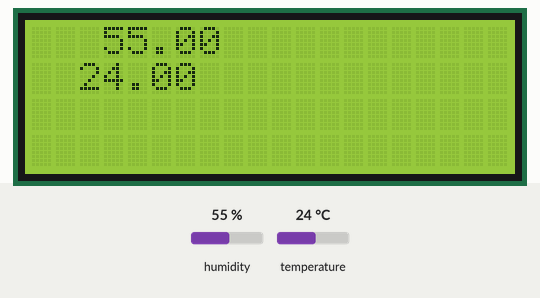
A sketch run on a simulated Arduino Uno, built with avr-gcc and run on an emulated ATmega328P. On the bench: 20×4 character LCD. Inputs (shaded band) come from the test bench; at power-on: humidity 55 %, temperature 24 °C. What the sketch prints to the serial monitor is not drawn.

Above: at 2.7 s.
2.8 s: humidity set to 22 %
At 7.1 s:
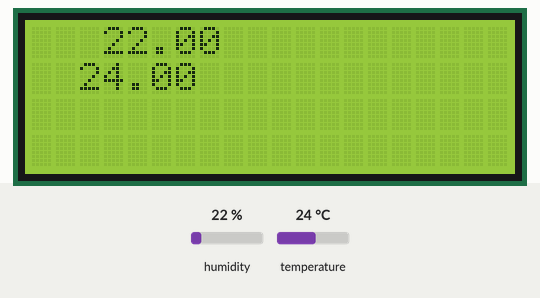
13.3 s: temperature set to 12 °C
At 18.3 s:
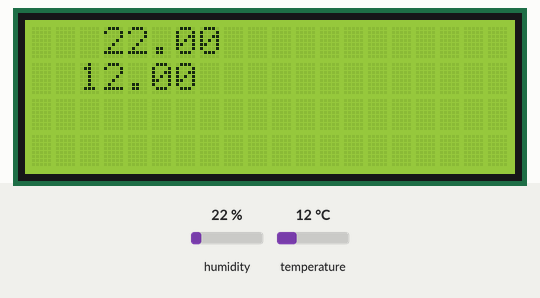
23.7 s: humidity set to 40 %
At 28.3 s:
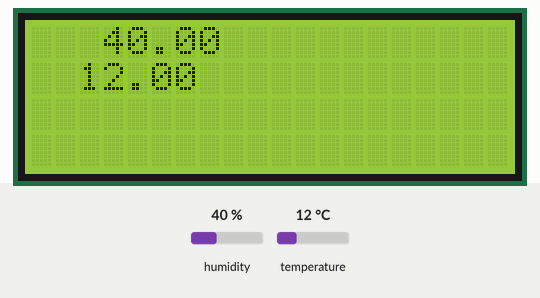
34.0 s: temperature set to 19 °C
Timing chart, 0 to 37.0 s (numbered marks = the images above; inputs shaded):
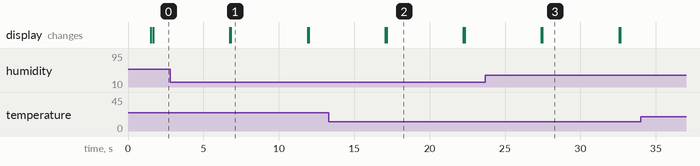

Measured:
- after the input at 2.8 s, the display: first differs from a run without the input after 4.0 s (image 1)
- after the input at 13.3 s, the display: first differs from a run without the input after 3.9 s (image 2)
- after the input at 23.7 s, the display: first differs from a run without the input after 3.8 s (image 3)
- what the display in image 1 shows lasts 5.1 s, from 6.8 s to 11.9 s

The sketch:

dhtreadinlcdmonitor.ino
```cpp
#include <dht.h>
#include <Wire.h>
#include <LiquidCrystal_I2C.h>


#define dht_apin A0 // Analog Pin sensor is connected to
LiquidCrystal_I2C lcd(0x27,20,4);

dht DHT;

void setup(){

  Serial.begin(9600);
  delay(500);//Delay to let system boot
  Serial.println("DHT11 Humidity & temperature Sensor\n\n");
  delay(1000);//Wait before accessing Sensor

}//end "setup()"

void loop(){
  //Start of Program

    DHT.read11(dht_apin);

    Serial.print("Current humidity = ");
    Serial.print(DHT.humidity);
    Serial.print("%  ");
    Serial.print("temperature = ");
    Serial.print(DHT.temperature);
    Serial.println("C  ");


    lcd.init();                      // initialize the lcd
  lcd.init();
  // Print a message to the LCD.
  lcd.backlight();
  lcd.setCursor(3,0);
  lcd.print(DHT.humidity);
  lcd.setCursor(2,1);
  lcd.print(DHT.temperature);

    delay(5000);//Wait 5 seconds before accessing sensor again.

  //Fastest should be once every two seconds.

}
```
